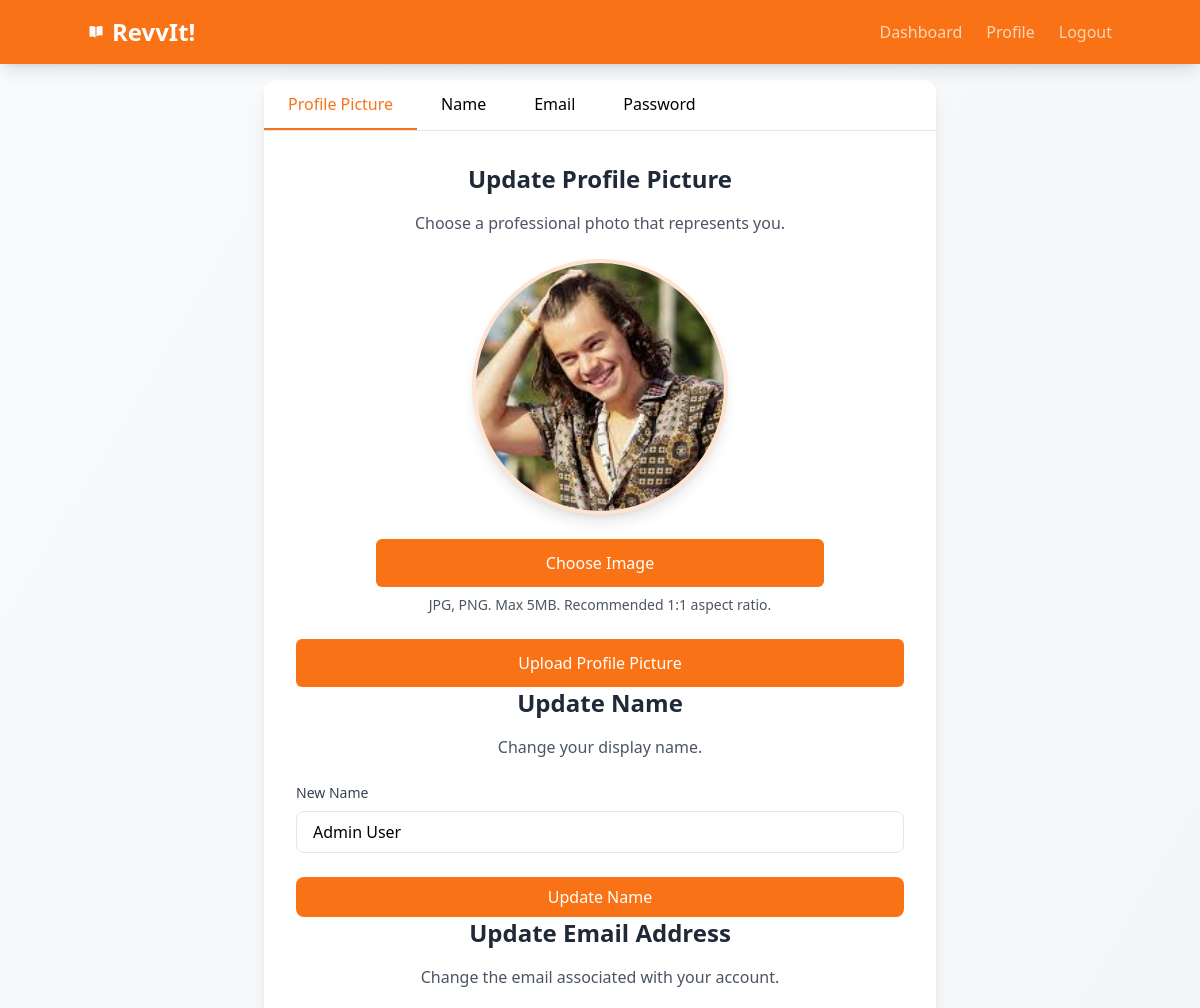
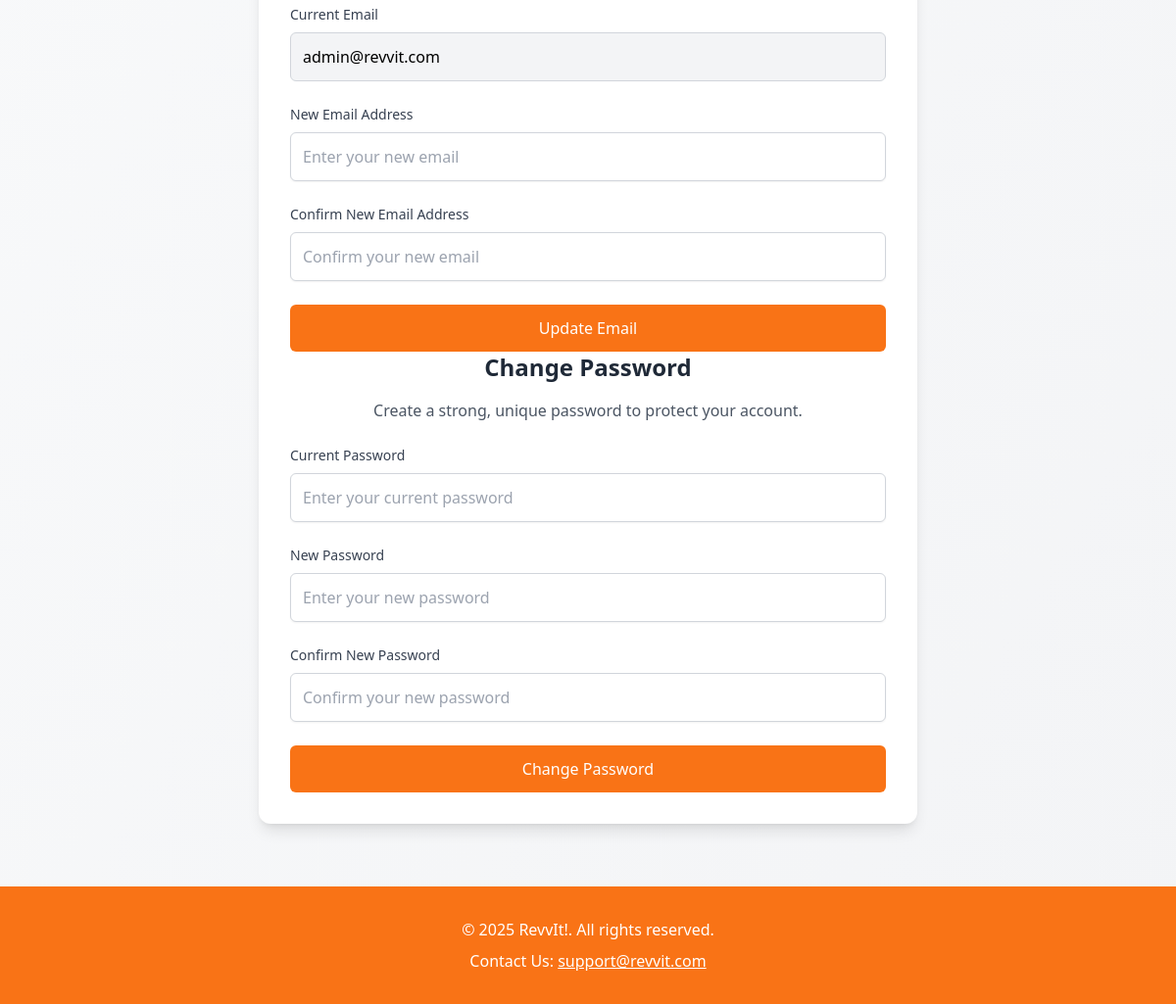
/update-profile.php (signed in), run on the app's committed database (2 pictures, top to bottom).
### tables this page shows
CREATE TABLE `users` (
  `id` int(11) NOT NULL,
  `name` varchar(100) NOT NULL,
  `email` varchar(100) NOT NULL,
  `password` varchar(255) NOT NULL,
  `profile_picture` varchar(255) DEFAULT 'default-profile.png',
  `role` enum('user','admin','moderator') DEFAULT 'user',
  `account_status` enum('active','suspended','inactive') DEFAULT 'active',
  `last_login` timestamp NULL DEFAULT NULL,
  `created_at` timestamp NOT NULL DEFAULT current_timestamp(),
  `updated_at` timestamp NOT NULL DEFAULT current_timestamp() ON UPDATE current_timestamp()
);

### update-profile.php (the view, shortened to what this page needs)
<?php
require_once 'db.php';
$user_id = $_SESSION['user_id'];
$current_email = $_SESSION['email'] ?? '';
$stmt = $conn->prepare("SELECT email, profile_picture, name FROM users WHERE id = ?");
$stmt->bind_param("i", $user_id);
$stmt->execute();
$result = $stmt->get_result();
if ($row = $result->fetch_assoc()) {
    $current_email = $row['email'];
    $current_profile_picture = $row['profile_picture'];
    $current_name = $row['name'] ?? '';
}
?>
<!DOCTYPE html>
<html lang="en">
<head>
    <link href="dist/output.css" rel="stylesheet">
</head>
<body class="bg-gradient-to-br from-gray-50 to-gray-100 min-h-screen flex flex-col">
    <header class="bg-primary text-white shadow-lg p-4 fixed w-full top-0 z-50">
        <div class="container mx-auto flex justify-between items-center">
            <div class="text-2xl font-bold text-white hover:text-white/80 transition-colors">
                <a href="dashboard.php" class="flex items-center">
                    RevvIt!
                </a>
            </div>
            <nav>
                <ul class="flex space-x-6">
                    <li><a href="dashboard.php" class="text-white/70 hover:text-white transition-colors duration-300">Dashboard</a></li>
                    <li><a href="profile.php" class="text-white/70 hover:text-white transition-colors duration-300">Profile</a></li>
                    <li><a href="logout.php" class="text-white/70 hover:text-white transition-colors duration-300">Logout</a></li>
                </ul>
            </nav>
        </div>
    </header>
    <main class="flex-grow pt-20 pb-16 container mx-auto px-4">
        <div class="max-w-2xl mx-auto bg-white rounded-xl shadow-lg overflow-hidden">
            <div class="flex border-b">
                <button
                    type="button"
                    onclick="switchTab('profile-picture')"
                    class="px-6 py-3 hover:bg-gray-50 transition-colors border-b-2 <?php echo (!isset($_GET['tab']) || $_GET['tab'] === 'profile-picture') ? 'border-primary text-primary' : 'border-transparent'; ?>"
                >
                    Profile Picture
                </button>
                <button
                    type="button"
                    onclick="switchTab('name')"
                    class="px-6 py-3 hover:bg-gray-50 transition-colors border-b-2 <?php echo (isset($_GET['tab']) && $_GET['tab'] === 'name') ? 'border-primary text-primary' : 'border-transparent'; ?>"
                >
                    Name
                </button>
                <button
                    type="button"
                    onclick="switchTab('email')"
                    class="px-6 py-3 hover:bg-gray-50 transition-colors border-b-2 <?php echo (isset($_GET['tab']) && $_GET['tab'] === 'email') ? 'border-primary text-primary' : 'border-transparent'; ?>"
                >
                    Email
                </button>
                <button
                    type="button"
                    onclick="switchTab('password')"
                    class="px-6 py-3 hover:bg-gray-50 transition-colors border-b-2 <?php echo (isset($_GET['tab']) && $_GET['tab'] === 'password') ? 'border-primary text-primary' : 'border-transparent'; ?>"
                >
                    Password
                </button>
            </div>
            <div class="p-8">
                <div id="profile-picture-tab" class="<?php echo (isset($_GET['tab']) && $_GET['tab'] !== 'profile-picture') ? 'hidden' : ''; ?>">
                    <div class="text-center mb-6">
                        <h2 class="text-2xl font-bold text-gray-800 mb-4">Update Profile Picture</h2>
                        <p class="text-gray-600 mb-6">Choose a professional photo that represents you.</p>
                    </div>
                    <form
                        method="POST"
                        action="update-profile.php?tab=profile-picture"
                        enctype="multipart/form-data"
                        class="space-y-6"
                    >
                        <div class="flex flex-col items-center">
                            <?php
                            $display_picture = !empty($current_profile_picture)
                                ? 'uploads/profile_pictures/' . $current_profile_picture
                                : 'images/default-profile.png';
                            ?>
                            <div class="relative mb-6">
                                <img
                                    id="preview-image"
                                    src="<?php echo htmlspecialchars($display_picture); ?>"
                                    alt="Profile Picture"
                                    class="w-64 h-64 rounded-full object-cover shadow-lg border-4 border-primary/20"
                                >
                            </div>
                            <div class="w-full max-w-md">
                                <label
                                    for="profile_picture"
                                    class="w-full block text-center bg-primary text-white py-3 rounded-md hover:bg-primary/90 transition-colors cursor-pointer"
                                >
                                    Choose Image
                                </label>
                                <p class="text-sm text-gray-600 mt-2 text-center">
                                    JPG, PNG. Max 5MB. Recommended 1:1 aspect ratio.
                                </p>
                            </div>
                        </div>
                        <button
                            type="submit"
                            name="update_profile_picture"
                            class="w-full bg-primary text-white py-3 rounded-md hover:bg-primary/90 focus:outline-none transition-colors"
                        >
                            Upload Profile Picture
                        </button>
                    </form>
                </div>
                <div id="name-tab" class="<?php echo (isset($_GET['tab']) && $_GET['tab'] !== 'name') ? 'hidden' : ''; ?>">
                    <div class="text-center mb-6">
                        <h2 class="text-2xl font-bold text-gray-800 mb-4">Update Name</h2>
                        <p class="text-gray-600 mb-6">Change your display name.</p>
                    </div>
                    <form method="POST" class="space-y-6">
                        <div>
                            <label for="name" class="block text-sm font-medium text-gray-700 mb-2">New Name</label>
                            <input
                                type="text"
                                id="name"
                                name="name"
                                value="<?php echo htmlspecialchars($current_name); ?>"
                                class="w-full px-4 py-2 border rounded-lg focus:ring-2 focus:ring-primary focus:border-primary"
                                required
                            >
                        </div>
                        <button
                            type="submit"
                            name="update_name"
                            class="w-full bg-primary text-white py-2 px-4 rounded-lg hover:bg-primary/90 transition-colors"
                        >
                            Update Name
                        </button>
                    </form>
                </div>
                <div id="email-tab" class="<?php echo (isset($_GET['tab']) && $_GET['tab'] !== 'email') ? 'hidden' : ''; ?>">
                    <div class="text-center mb-6">
                        <h2 class="text-2xl font-bold text-gray-800 mb-4">Update Email Address</h2>
                        <p class="text-gray-600 mb-6">Change the email associated with your account.</p>
                    </div>
                    <form method="POST" action="update-profile.php?tab=email" class="space-y-6">
                        <div>
                            <label for="current_email" class="block text-sm font-medium text-gray-700 mb-2">Current Email</label>
                            <input
                                type="email"
                                id="current_email"
                                name="current_email"
                                value="<?php echo htmlspecialchars($current_email); ?>"
                                disabled
                                class="w-full p-3 border border-gray-300 rounded-md bg-gray-100 cursor-not-allowed"
                            >
                        </div>
                        <div>
                            <label for="new_email" class="block text-sm font-medium text-gray-700 mb-2">New Email Address</label>
                            <input
                                type="email"
                                id="new_email"
                                name="email"
                                required
                                placeholder="Enter your new email"
                                class="w-full p-3 border border-gray-300 rounded-md shadow-sm focus:outline-none focus:ring-2 focus:ring-primary"
                            >
                        </div>
                        <div>
                            <label for="confirm_email" class="block text-sm font-medium text-gray-700 mb-2">Confirm New Email Address</label>
                            <input
                                type="email"
                                id="confirm_email"
                                name="confirmEmail"
                                required
                                placeholder="Confirm your new email"
                                class="w-full p-3 border border-gray-300 rounded-md shadow-sm focus:outline-none focus:ring-2 focus:ring-primary"
                            >
                        </div>
                        <button
                            type="submit"
                            name="update_email"
                            class="w-full bg-primary text-white py-3 rounded-md hover:bg-primary/90 focus:outline-none transition-colors"
                        >
                            Update Email
                        </button>
                    </form>
                </div>
                <div id="password-tab" class="<?php echo (isset($_GET['tab']) && $_GET['tab'] !== 'password') ? 'hidden' : ''; ?>">
                    <div class="text-center mb-6">
                        <h2 class="text-2xl font-bold text-gray-800 mb-4">Change Password</h2>
                        <p class="text-gray-600 mb-6">Create a strong, unique password to protect your account.</p>
                    </div>
                    <form method="POST" action="update-profile.php?tab=password" class="space-y-6">
                        <div>
                            <label for="current_password" class="block text-sm font-medium text-gray-700 mb-2">Current Password</label>
                            <input
                                type="password"
                                id="current_password"
                                name="old_password"
                                required
                                placeholder="Enter your current password"
                                class="w-full p-3 border border-gray-300 rounded-md shadow-sm focus:outline-none focus:ring-2 focus:ring-primary"
                            >
                        </div>
                        <div>
                            <label for="new_password" class="block text-sm font-medium text-gray-700 mb-2">New Password</label>
                            <input
                                type="password"
                                id="new_password"
                                name="new_password"
                                required
                                placeholder="Enter your new password"
                                class="w-full p-3 border border-gray-300 rounded-md shadow-sm focus:outline-none focus:ring-2 focus:ring-primary"
                            >
                        </div>
                        <div>
                            <label for="confirm_password" class="block text-sm font-medium text-gray-700 mb-2">Confirm New Password</label>
                            <input
                                type="password"
                                id="confirm_password"
                                name="confirm_password"
                                required
                                placeholder="Confirm your new password"
                                class="w-full p-3 border border-gray-300 rounded-md shadow-sm focus:outline-none focus:ring-2 focus:ring-primary"
                            >
                        </div>
                        <button
                            type="submit"
                            name="change_password"
                            class="w-full bg-primary text-white py-3 rounded-md hover:bg-primary/90 focus:outline-none transition-colors"
                        >
                            Change Password
                        </button>
                    </form>
                </div>
            </div>
        </div>
    </main>
    <footer class="bg-primary text-white py-8 mt-auto">
        <div class="container mx-auto px-4 text-center">
            <p class="mb-2">&copy; <?php echo date("Y"); ?> RevvIt!. All rights reserved.</p>
            <p>Contact Us: <a href="mailto:support@revvit.com" class="underline hover:text-white/80">support@revvit.com</a></p>
        </div>
    </footer>
</body>
</html>

### data on the page
users: profile_picture (picture), name "Admin User", current_email "admin@revvit.com"
